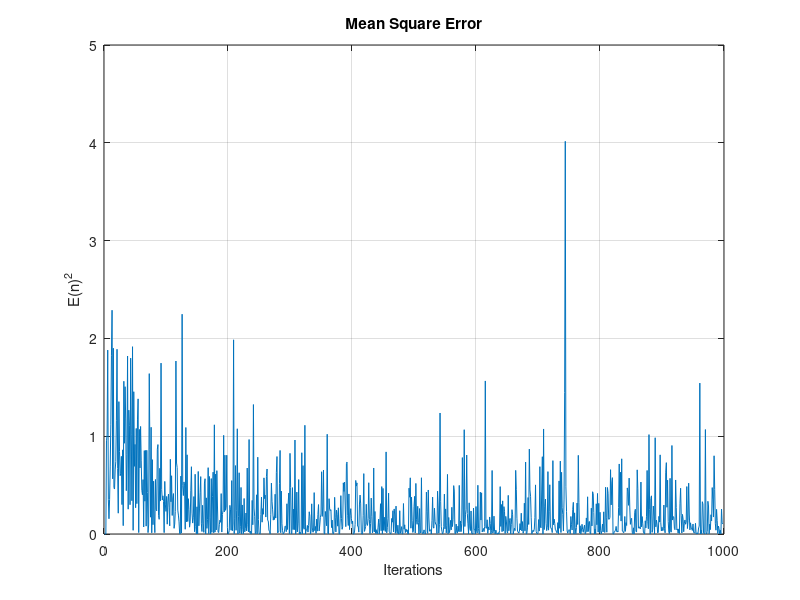
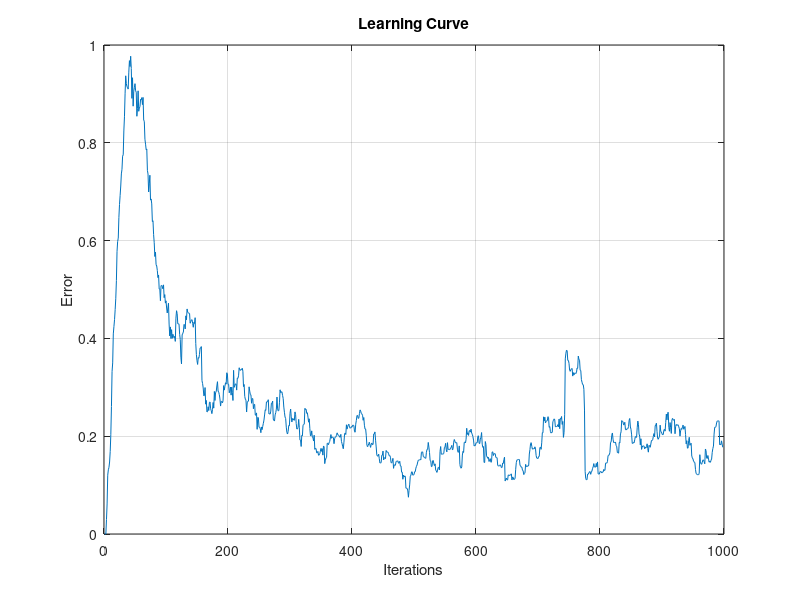

The MATLAB script that drew these images, in order:
%% LMS Algorithm for FIR Filters
% Author : Harmeet Singh
% Email : harmeet.esal@gmail.com
% Date : 04/13/2015

clear all
close all

%% Generating Input Signal

N = 1000;
k = 0:1:N;
sk = sin(2*pi*k/(30-k/50));
rk = sqrt(12)*randn(1,N);
zk = sk+0.1*rk;
zk = zk';

%% Passing the signal through the channel

channel = [1 -1 0.89];
xk = filter(channel,1,zk);
xk = xk(1:N);

%% Delaying the signal by 5 samples

d = padarray(zk,5,'pre');
d = d';
d = d(1:N);

%% Obtaining Input Correlation Matrix

L = 31;
r = xcorr(xk,L,'biased');
r(1:L) = [];
r = r';
R = toeplitz(r,[r(1) conj(r(2:end))]);

umax = 1/max(eig(R)); %Finding the step-size by obtaining maximum eigen values of R
u = 0.04*umax;

%% LMS Algorithm

t = 2; 
w = zeros(t,1);
W = [];
J = [];
E = [];

for n = (t+1):1:N;
    x = xk(n-1:-1:n-t);
    y = w'*x; %Output signal
    e = y - d(n); %Error
    w = w - 2*u*e*x; %Weight Update
    W = [W w]; %Weights
    E = [E e]; %Error
    J = [J;e^2]; %Mean Square Error
end
E = E';
f = ones(32,1)/32;
Jk = filter(f,1,J);

figure(1);
plot(J);
title('Mean Square Error');
xlabel('Iterations');
ylabel('{E(n)}^2');
grid on;

figure(2);
plot(Jk);
title('Learning Curve');
xlabel('Iterations');
ylabel('Error');
grid on;



